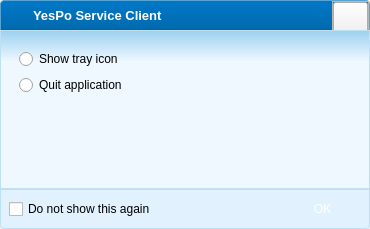
<?xml version="1.0" encoding="UTF-8"?>
<ui version="4.0">
 <class>ns::CloseMethodDialog</class>
 <widget class="QDialog" name="ns::CloseMethodDialog">
  <property name="geometry">
   <rect>
    <x>0</x>
    <y>0</y>
    <width>370</width>
    <height>229</height>
   </rect>
  </property>
  <property name="minimumSize">
   <size>
    <width>370</width>
    <height>212</height>
   </size>
  </property>
  <property name="maximumSize">
   <size>
    <width>16777215</width>
    <height>16777215</height>
   </size>
  </property>
  <property name="windowTitle">
   <string>About YesPo Service Client</string>
  </property>
  <property name="styleSheet">
   <string notr="true">* {
	font-family: Verdana, &quot;宋体&quot;, Arial, Sans-serif, Segoe UI, Tahoma;
}

/* css of caption */
#frameCaption {
	background: qlineargradient(x1: 0, y1: 0, x2: 0, y2: 1,stop: 0 #0078c7, stop: 1.0 #016aae);
	border-left: 1px solid #57A3D3;
	border-top: 1px solid #57A3D3;
	border-right: 1px solid #57A3D3;
	border-bottom: 1px solid #0b619c;
	border-top-left-radius: 4px;
	border-top-right-radius: 4px;
}

#frameCaption #labelCaptionLogo {
	background-image: url(:/images/ui/logo.png);
	background-repeat: none;
	background-position: center;
	max-width: 32px;
	min-width: 32px;
	max-height: 32px;
	min-height: 32px;
}

#frameCaption #labelTitle {
	font-size: 13px;
	font-weight: bold;
	color: #ffffff;
}

#frameCaption #frameSystemMenu {
	border: 0px;
}

#frameCaption #frameSystemMenu #sysPanelContainer {
	border: 0px;
}

#frameCaption #pushButtonClose {
	border-image: url(:/images/ui/caption_close.png);
}

#frameCaption #pushButtonClose:hover {
	border-image: url(:/images/ui/caption_close_hover.png);
}

#frameCaption #pushButtonClose:pressed {
	border-image: url(:/images/ui/caption_close_pressed.png);
}

#frameTop {
	border: 1px solid #BDE0F4;
	background: qlineargradient(x1: 0, y1: 0, x2: 0, y2: 1,stop: 0 #9BD0F0, stop: 0.2 #EFF8FF);
}

/* end of css caption */

#widgetBottom {
	background: #E1F1FE;
	border: 1px solid #BDE0F4;
	border-bottom-left-radius: 4px;
	border-bottom-right-radius: 4px;
}

#pushButton {
	color: #FFFFFF;
	border-image: url(:/images/ui/splash_answer.png) 0 3 0 3;
	border-top: 0px transparent;
	border-bottom: 0px transparent;
	border-right: 3px transparent;
	border-left: 3px transparent;
}

#pushButton:hover {
	border-image: url(:/images/ui/splash_answer_hover.png) 0 3 0 3;
}

#pushButton:pressed {
	border-image: url(:/images/ui/splash_answer_pressed.png) 0 3 0 3;
}</string>
  </property>
  <layout class="QVBoxLayout" name="verticalLayout_3">
   <property name="spacing">
    <number>0</number>
   </property>
   <property name="margin">
    <number>0</number>
   </property>
   <item>
    <widget class="QFrame" name="frameCaption">
     <property name="minimumSize">
      <size>
       <width>0</width>
       <height>30</height>
      </size>
     </property>
     <property name="maximumSize">
      <size>
       <width>16777215</width>
       <height>30</height>
      </size>
     </property>
     <property name="frameShape">
      <enum>QFrame::StyledPanel</enum>
     </property>
     <property name="frameShadow">
      <enum>QFrame::Raised</enum>
     </property>
     <layout class="QHBoxLayout" name="horizontalLayout_3">
      <property name="spacing">
       <number>0</number>
      </property>
      <property name="margin">
       <number>0</number>
      </property>
      <item>
       <widget class="QLabel" name="labelCaptionLogo">
        <property name="text">
         <string/>
        </property>
       </widget>
      </item>
      <item>
       <widget class="QLabel" name="labelTitle">
        <property name="text">
         <string>YesPo Service Client</string>
        </property>
       </widget>
      </item>
      <item>
       <spacer name="horizontalSpacer">
        <property name="orientation">
         <enum>Qt::Horizontal</enum>
        </property>
        <property name="sizeHint" stdset="0">
         <size>
          <width>68</width>
          <height>20</height>
         </size>
        </property>
       </spacer>
      </item>
      <item>
       <widget class="QFrame" name="sysPanelContainer">
        <property name="minimumSize">
         <size>
          <width>0</width>
          <height>32</height>
         </size>
        </property>
        <property name="frameShape">
         <enum>QFrame::StyledPanel</enum>
        </property>
        <property name="frameShadow">
         <enum>QFrame::Raised</enum>
        </property>
        <layout class="QVBoxLayout" name="verticalLayout_4">
         <property name="spacing">
          <number>0</number>
         </property>
         <property name="margin">
          <number>0</number>
         </property>
         <item>
          <widget class="QWidget" name="sysPanel" native="true">
           <layout class="QHBoxLayout" name="horizontalLayout">
            <property name="spacing">
             <number>2</number>
            </property>
            <property name="margin">
             <number>0</number>
            </property>
            <item>
             <widget class="QPushButton" name="pushButtonClose">
              <property name="minimumSize">
               <size>
                <width>35</width>
                <height>36</height>
               </size>
              </property>
              <property name="maximumSize">
               <size>
                <width>35</width>
                <height>36</height>
               </size>
              </property>
              <property name="text">
               <string/>
              </property>
              <property name="autoDefault">
               <bool>false</bool>
              </property>
             </widget>
            </item>
           </layout>
          </widget>
         </item>
         <item>
          <spacer name="verticalSpacer">
           <property name="orientation">
            <enum>Qt::Vertical</enum>
           </property>
           <property name="sizeHint" stdset="0">
            <size>
             <width>20</width>
             <height>9</height>
            </size>
           </property>
          </spacer>
         </item>
        </layout>
       </widget>
      </item>
     </layout>
    </widget>
   </item>
   <item>
    <widget class="QFrame" name="frameTop">
     <property name="frameShape">
      <enum>QFrame::StyledPanel</enum>
     </property>
     <property name="frameShadow">
      <enum>QFrame::Raised</enum>
     </property>
     <layout class="QVBoxLayout" name="verticalLayout">
      <item>
       <widget class="QWidget" name="widgetGroup" native="true">
        <layout class="QVBoxLayout" name="verticalLayout_2">
         <item>
          <widget class="QRadioButton" name="radioButtonTray">
           <property name="text">
            <string>Show tray icon</string>
           </property>
          </widget>
         </item>
         <item>
          <widget class="QRadioButton" name="radioButtonQuit">
           <property name="text">
            <string>Quit application</string>
           </property>
          </widget>
         </item>
        </layout>
       </widget>
      </item>
      <item>
       <spacer name="verticalSpacer_2">
        <property name="orientation">
         <enum>Qt::Vertical</enum>
        </property>
        <property name="sizeHint" stdset="0">
         <size>
          <width>20</width>
          <height>40</height>
         </size>
        </property>
       </spacer>
      </item>
     </layout>
    </widget>
   </item>
   <item>
    <widget class="QWidget" name="widgetBottom" native="true">
     <layout class="QHBoxLayout" name="horizontalLayout_2">
      <item>
       <widget class="QCheckBox" name="checkBoxRemember">
        <property name="text">
         <string>Do not show this again</string>
        </property>
       </widget>
      </item>
      <item>
       <spacer name="horizontalSpacer_2">
        <property name="orientation">
         <enum>Qt::Horizontal</enum>
        </property>
        <property name="sizeHint" stdset="0">
         <size>
          <width>40</width>
          <height>20</height>
         </size>
        </property>
       </spacer>
      </item>
      <item>
       <widget class="QPushButton" name="pushButton">
        <property name="minimumSize">
         <size>
          <width>77</width>
          <height>22</height>
         </size>
        </property>
        <property name="maximumSize">
         <size>
          <width>77</width>
          <height>22</height>
         </size>
        </property>
        <property name="cursor">
         <cursorShape>PointingHandCursor</cursorShape>
        </property>
        <property name="text">
         <string>OK</string>
        </property>
       </widget>
      </item>
     </layout>
    </widget>
   </item>
  </layout>
 </widget>
 <resources>
  <include location="translator.qrc"/>
 </resources>
 <connections>
  <connection>
   <sender>pushButtonClose</sender>
   <signal>clicked()</signal>
   <receiver>ns::CloseMethodDialog</receiver>
   <slot>close()</slot>
   <hints>
    <hint type="sourcelabel">
     <x>355</x>
     <y>10</y>
    </hint>
    <hint type="destinationlabel">
     <x>184</x>
     <y>105</y>
    </hint>
   </hints>
  </connection>
  <connection>
   <sender>pushButton</sender>
   <signal>clicked()</signal>
   <receiver>ns::CloseMethodDialog</receiver>
   <slot>accept()</slot>
   <hints>
    <hint type="sourcelabel">
     <x>184</x>
     <y>247</y>
    </hint>
    <hint type="destinationlabel">
     <x>184</x>
     <y>129</y>
    </hint>
   </hints>
  </connection>
 </connections>
</ui>
